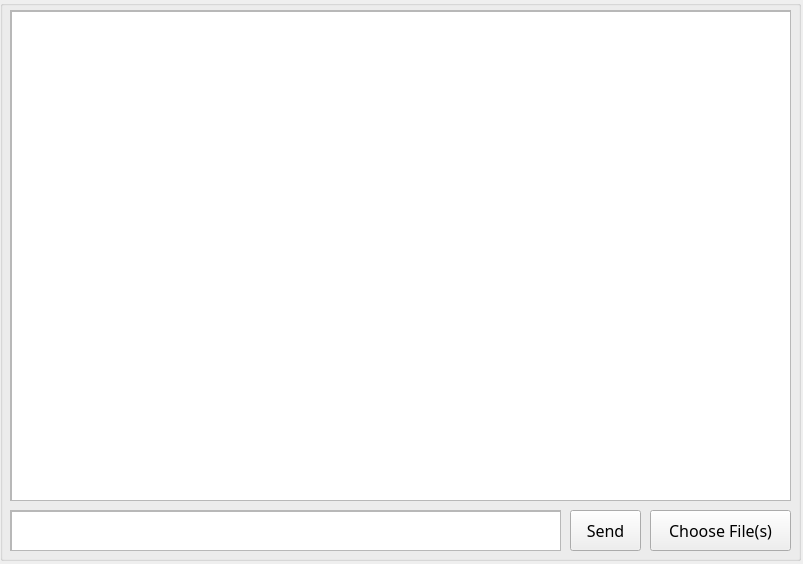
<?xml version="1.0" encoding="UTF-8"?>
<ui version="4.0">
 <class>MainWindow</class>
 <widget class="QMainWindow" name="MainWindow">
  <property name="geometry">
   <rect>
    <x>0</x>
    <y>0</y>
    <width>803</width>
    <height>564</height>
   </rect>
  </property>
  <property name="windowTitle">
   <string>MainWindow</string>
  </property>
  <widget class="QWidget" name="centralwidget">
   <widget class="QGroupBox" name="groupBox">
    <property name="geometry">
     <rect>
      <x>0</x>
      <y>0</y>
      <width>801</width>
      <height>561</height>
     </rect>
    </property>
    <property name="font">
     <font>
      <family>mononoki Nerd Font</family>
      <pointsize>12</pointsize>
     </font>
    </property>
    <property name="title">
     <string/>
    </property>
    <widget class="QScrollArea" name="scrollArea">
     <property name="geometry">
      <rect>
       <x>10</x>
       <y>10</y>
       <width>781</width>
       <height>491</height>
      </rect>
     </property>
     <property name="widgetResizable">
      <bool>true</bool>
     </property>
     <widget class="QWidget" name="scrollAreaWidgetContents">
      <property name="geometry">
       <rect>
        <x>0</x>
        <y>0</y>
        <width>779</width>
        <height>489</height>
       </rect>
      </property>
      <widget class="QTextEdit" name="chat_log">
       <property name="geometry">
        <rect>
         <x>0</x>
         <y>0</y>
         <width>781</width>
         <height>491</height>
        </rect>
       </property>
       <property name="readOnly">
        <bool>true</bool>
       </property>
      </widget>
     </widget>
    </widget>
    <widget class="QPushButton" name="send_btn">
     <property name="geometry">
      <rect>
       <x>570</x>
       <y>510</y>
       <width>71</width>
       <height>41</height>
      </rect>
     </property>
     <property name="text">
      <string>Send</string>
     </property>
    </widget>
    <widget class="QPushButton" name="send_file_btn">
     <property name="geometry">
      <rect>
       <x>650</x>
       <y>510</y>
       <width>141</width>
       <height>41</height>
      </rect>
     </property>
     <property name="text">
      <string>Choose File(s)</string>
     </property>
    </widget>
    <widget class="QScrollArea" name="scrollArea_2">
     <property name="geometry">
      <rect>
       <x>10</x>
       <y>510</y>
       <width>551</width>
       <height>41</height>
      </rect>
     </property>
     <property name="widgetResizable">
      <bool>true</bool>
     </property>
     <widget class="QWidget" name="scrollAreaWidgetContents_2">
      <property name="geometry">
       <rect>
        <x>0</x>
        <y>0</y>
        <width>549</width>
        <height>39</height>
       </rect>
      </property>
      <widget class="QTextEdit" name="message">
       <property name="geometry">
        <rect>
         <x>0</x>
         <y>0</y>
         <width>551</width>
         <height>41</height>
        </rect>
       </property>
      </widget>
     </widget>
    </widget>
    <zorder>scrollArea_2</zorder>
    <zorder>scrollArea</zorder>
    <zorder>send_btn</zorder>
    <zorder>send_file_btn</zorder>
   </widget>
  </widget>
 </widget>
 <resources/>
 <connections/>
</ui>
